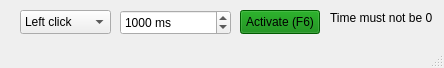
<?xml version="1.0" encoding="UTF-8"?>
<ui version="4.0">
 <class>MainWindow</class>
 <widget class="QMainWindow" name="MainWindow">
  <property name="geometry">
   <rect>
    <x>0</x>
    <y>0</y>
    <width>444</width>
    <height>68</height>
   </rect>
  </property>
  <property name="windowTitle">
   <string>MainWindow</string>
  </property>
  <widget class="QWidget" name="centralwidget">
   <widget class="QPushButton" name="activateBtn">
    <property name="geometry">
     <rect>
      <x>240</x>
      <y>10</y>
      <width>80</width>
      <height>24</height>
     </rect>
    </property>
    <property name="styleSheet">
     <string notr="true">background-color: green;</string>
    </property>
    <property name="text">
     <string>Activate (F6)</string>
    </property>
   </widget>
   <widget class="QSpinBox" name="timeSpinBox">
    <property name="geometry">
     <rect>
      <x>120</x>
      <y>10</y>
      <width>111</width>
      <height>25</height>
     </rect>
    </property>
    <property name="suffix">
     <string> ms</string>
    </property>
    <property name="prefix">
     <string/>
    </property>
    <property name="maximum">
     <number>100000</number>
    </property>
    <property name="value">
     <number>1000</number>
    </property>
   </widget>
   <widget class="QLabel" name="warningLabel">
    <property name="geometry">
     <rect>
      <x>330</x>
      <y>10</y>
      <width>111</width>
      <height>16</height>
     </rect>
    </property>
    <property name="text">
     <string>Time must not be 0</string>
    </property>
   </widget>
   <widget class="QComboBox" name="clickSelector">
    <property name="geometry">
     <rect>
      <x>20</x>
      <y>10</y>
      <width>91</width>
      <height>24</height>
     </rect>
    </property>
    <item>
     <property name="text">
      <string>Left click</string>
     </property>
    </item>
    <item>
     <property name="text">
      <string>Right click</string>
     </property>
    </item>
    <item>
     <property name="text">
      <string>A</string>
     </property>
    </item>
    <item>
     <property name="text">
      <string>B</string>
     </property>
    </item>
    <item>
     <property name="text">
      <string>C</string>
     </property>
    </item>
    <item>
     <property name="text">
      <string>D</string>
     </property>
    </item>
    <item>
     <property name="text">
      <string>E</string>
     </property>
    </item>
    <item>
     <property name="text">
      <string>F</string>
     </property>
    </item>
    <item>
     <property name="text">
      <string>G</string>
     </property>
    </item>
    <item>
     <property name="text">
      <string>H</string>
     </property>
    </item>
    <item>
     <property name="text">
      <string>I</string>
     </property>
    </item>
    <item>
     <property name="text">
      <string>J</string>
     </property>
    </item>
    <item>
     <property name="text">
      <string>K</string>
     </property>
    </item>
    <item>
     <property name="text">
      <string>L</string>
     </property>
    </item>
    <item>
     <property name="text">
      <string>M</string>
     </property>
    </item>
    <item>
     <property name="text">
      <string>N</string>
     </property>
    </item>
    <item>
     <property name="text">
      <string>O</string>
     </property>
    </item>
    <item>
     <property name="text">
      <string>P</string>
     </property>
    </item>
    <item>
     <property name="text">
      <string>Q</string>
     </property>
    </item>
    <item>
     <property name="text">
      <string>R</string>
     </property>
    </item>
    <item>
     <property name="text">
      <string>S</string>
     </property>
    </item>
    <item>
     <property name="text">
      <string>T</string>
     </property>
    </item>
    <item>
     <property name="text">
      <string>U</string>
     </property>
    </item>
    <item>
     <property name="text">
      <string>V</string>
     </property>
    </item>
    <item>
     <property name="text">
      <string>W</string>
     </property>
    </item>
    <item>
     <property name="text">
      <string>X</string>
     </property>
    </item>
    <item>
     <property name="text">
      <string>Y</string>
     </property>
    </item>
    <item>
     <property name="text">
      <string>Z</string>
     </property>
    </item>
   </widget>
  </widget>
  <widget class="QStatusBar" name="statusbar"/>
 </widget>
 <resources/>
 <connections/>
</ui>
